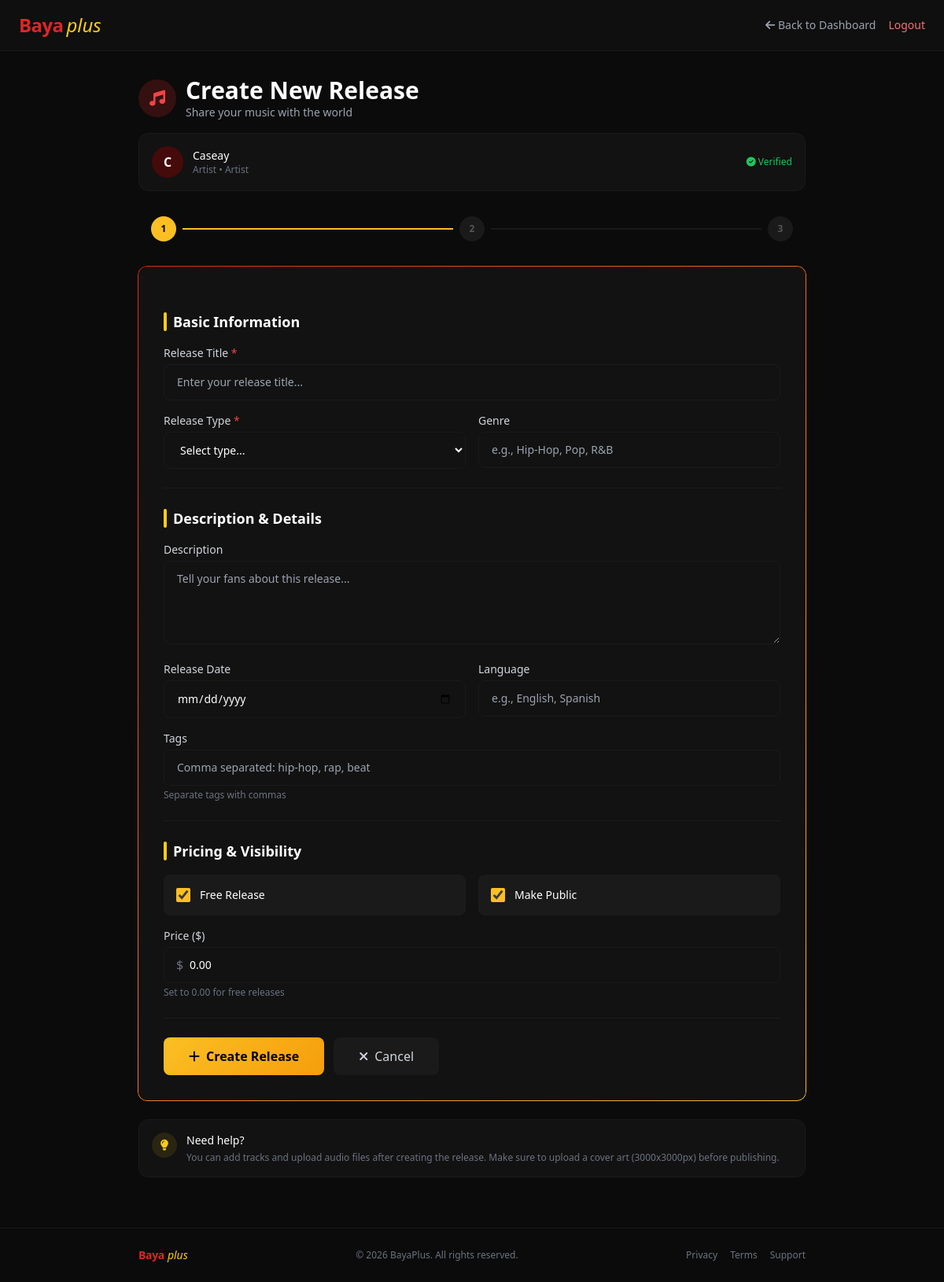
Screenshot of /bayaplus/staff/create-release/ (signed in) with the database file from the repository.
### base/models.py (models this page shows, shortened)
class UserProfile(models.Model):
    ROLES = (
        ('Artist', 'Artist'),
        ('Fan', 'Fan'),
    )
    user = models.OneToOneField(User, on_delete=models.CASCADE)
    role = models.CharField(max_length=10, choices=ROLES, blank=False)
    artist_name = models.CharField(max_length=50, unique=True, blank=True, null=True)
    email_verified = models.BooleanField(default=False)
    payment_verified = models.BooleanField(default=False)
    bio = models.TextField(blank=True, null=True, max_length=500)
    avatar = models.ImageField(upload_to='avatars/', blank=True, null=True)
    instagram = models.URLField(blank=True, null=True, max_length=200)
    twitter = models.URLField(blank=True, null=True, max_length=200)
    tiktok = models.URLField(blank=True, null=True, max_length=200)
    youtube = models.URLField(blank=True, null=True, max_length=200)
    spotify = models.URLField(blank=True, null=True, max_length=200)
    apple_music = models.URLField(blank=True, null=True, max_length=200)
    soundcloud = models.URLField(blank=True, null=True, max_length=200)
    facebook = models.URLField(blank=True, null=True, max_length=200)
    website = models.URLField(blank=True, null=True, max_length=200)

class User(AbstractUser):
    fullname = models.CharField(max_length=50, blank=False, null=False)
    email = models.EmailField(max_length=254, unique=True, blank=False)
    username = models.CharField(max_length=50, unique=True, blank=False, null=False)
    date_joined = models.DateTimeField(auto_now_add=True)

### base/views.py (the view)
    def wrapper(request, *args, **kwargs):
        if not request.user.is_authenticated:
            return redirect('login')
        try:
            profile = UserProfile.objects.get(user=request.user)
            if profile.role != 'Artist':
                messages.error(request, "Access denied. Only artists can access this page.")
                if profile.role == 'Fan':
                    return redirect('fanboard')
                return redirect('index')
        except UserProfile.DoesNotExist:
            messages.error(request, "Please create a profile first.")
            return redirect('choose-profile')
        return view_func(request, *args, **kwargs)

### templates/releases/create_release.html (shortened to what this page needs)
<!DOCTYPE html>
<html lang="en">
<head>
    <script src="https://cdn.tailwindcss.com"></script>
    <link rel="stylesheet" href="https://cdnjs.cloudflare.com/ajax/libs/font-awesome/6.4.0/css/all.min.css">
</head>
<body class="bg-[#0b0b0b] text-white font-sans min-h-screen">
    <header class="bg-[#0f0f0f] border-b border-[#1a1a1a] px-4 sm:px-6 py-4 sticky top-0 z-50">
        <div class="container mx-auto max-w-7xl flex justify-between items-center">
            <a href="{% url 'index' %}" class="flex items-center gap-1">
                <span class="text-red-600 text-2xl font-bold tracking-tight">Baya</span>
                <span class="text-yellow-400 text-2xl font-light italic">plus</span>
            </a>
            <div class="flex items-center gap-4">
                <a href="{% url 'artistboard' %}" class="text-gray-400 hover:text-white text-sm">
                    <i class="fa-solid fa-arrow-left"></i> Back to Dashboard
                </a>
                <a href="{% url 'logout' %}" class="text-red-400 hover:text-red-300 text-sm">Logout</a>
            </div>
        </div>
    </header>
    <main class="container mx-auto max-w-4xl px-4 sm:px-6 py-8">
        <div class="mb-8">
            <div class="flex items-center gap-3 mb-2">
                <div class="w-12 h-12 rounded-full bg-red-600/20 flex items-center justify-center text-red-500">
                    <i class="fa-solid fa-music text-xl"></i>
                </div>
                <div>
                    <h1 class="text-2xl sm:text-3xl font-black">Create New Release</h1>
                    <p class="text-gray-400 text-sm">Share your music with the world</p>
                </div>
            </div>
            <div class="bg-[#121212] rounded-xl p-4 border border-[#1a1a1a] mt-4">
                <div class="flex items-center gap-3">
                    <div class="w-10 h-10 rounded-full bg-red-950 flex items-center justify-center text-white font-bold">
                        {{ artist_profile.artist_name|default:request.user.username|first|upper }}
                    </div>
                    <div>
                        <p class="text-sm font-medium">{{ artist_profile.artist_name|default:request.user.username }}</p>
                        <p class="text-xs text-gray-500">Artist • {{ artist_profile.role }}</p>
                    </div>
                    <span class="ml-auto text-xs text-green-500">
                        <i class="fa-solid fa-circle-check"></i> Verified
                    </span>
                </div>
            </div>
        </div>
        <div class="step-indicator mb-8 px-4">
            <div class="step-dot active">1</div>
            <div class="step-line active"></div>
            <div class="step-dot inactive">2</div>
            <div class="step-line"></div>
            <div class="step-dot inactive">3</div>
        </div>
        <div class="gradient-border p-6 sm:p-8">
            <form method="POST" enctype="multipart/form-data" class="space-y-6">
                <div>
                    <h2 class="text-lg font-bold mb-4 flex items-center gap-2">
                        <span class="w-1 h-6 bg-yellow-400 rounded-full"></span>
                        Basic Information
                    </h2>
                    <div class="space-y-4">
                        <div>
                            <label for="title" class="block text-sm font-medium text-gray-300 mb-1">
                                Release Title <span class="text-red-500">*</span>
                            </label>
                            <input type="text" name="title" id="title"
                                   placeholder="Enter your release title..."
                                   class="w-full px-4 py-3 rounded-lg text-sm"
                                   required>
                        </div>
                        <div class="grid grid-cols-1 md:grid-cols-2 gap-4">
                            <div>
                                <label for="release_type" class="block text-sm font-medium text-gray-300 mb-1">
                                    Release Type <span class="text-red-500">*</span>
                                </label>
                                <select name="release_type" id="release_type" class="w-full px-4 py-3 rounded-lg text-sm" required>
                                    <option value="">Select type...</option>
                                </select>
                            </div>
                            <div>
                                <label for="genre" class="block text-sm font-medium text-gray-300 mb-1">
                                    Genre
                                </label>
                                <input type="text" name="genre" id="genre"
                                       placeholder="e.g., Hip-Hop, Pop, R&B"
                                       class="w-full px-4 py-3 rounded-lg text-sm">
                            </div>
                        </div>
                    </div>
                </div>
                <div class="border-t border-[#1a1a1a] pt-6">
                    <h2 class="text-lg font-bold mb-4 flex items-center gap-2">
                        <span class="w-1 h-6 bg-yellow-400 rounded-full"></span>
                        Description & Details
                    </h2>
                    <div class="space-y-4">
                        <div>
                            <label for="description" class="block text-sm font-medium text-gray-300 mb-1">
                                Description
                            </label>
                            <textarea name="description" id="description" rows="4"
                                      placeholder="Tell your fans about this release..."
                                      class="w-full px-4 py-3 rounded-lg text-sm resize-y"></textarea>
                        </div>
                        <div class="grid grid-cols-1 md:grid-cols-2 gap-4">
                            <div>
                                <label for="release_date" class="block text-sm font-medium text-gray-300 mb-1">
                                    Release Date
                                </label>
                                <input type="date" name="release_date" id="release_date"
                                       class="w-full px-4 py-3 rounded-lg text-sm">
                            </div>
                            <div>
                                <label for="language" class="block text-sm font-medium text-gray-300 mb-1">
                                    Language
                                </label>
                                <input type="text" name="language" id="language"
                                       placeholder="e.g., English, Spanish"
                                       class="w-full px-4 py-3 rounded-lg text-sm">
                            </div>
                        </div>
                        <div>
                            <label for="tags" class="block text-sm font-medium text-gray-300 mb-1">
                                Tags
                            </label>
                            <input type="text" name="tags" id="tags"
                                   placeholder="Comma separated: hip-hop, rap, beat"
                                   class="w-full px-4 py-3 rounded-lg text-sm">
                            <p class="text-xs text-gray-500 mt-1">Separate tags with commas</p>
                        </div>
                    </div>
                </div>
                <div class="border-t border-[#1a1a1a] pt-6">
                    <h2 class="text-lg font-bold mb-4 flex items-center gap-2">
                        <span class="w-1 h-6 bg-yellow-400 rounded-full"></span>
                        Pricing & Visibility
                    </h2>
                    <div class="space-y-4">
                        <div class="grid grid-cols-1 md:grid-cols-2 gap-4">
                            <div class="flex items-center gap-3 bg-[#1a1a1a] p-4 rounded-lg">
                                <input type="checkbox" name="is_free" id="is_free" checked class="form-checkbox">
                                <label for="is_free" class="text-sm font-medium cursor-pointer">
                                    Free Release
                                </label>
                            </div>
                            <div class="flex items-center gap-3 bg-[#1a1a1a] p-4 rounded-lg">
                                <input type="checkbox" name="is_public" id="is_public" checked class="form-checkbox">
                                <label for="is_public" class="text-sm font-medium cursor-pointer">
                                    Make Public
                                </label>
                            </div>
                        </div>
                        <div>
                            <label for="price" class="block text-sm font-medium text-gray-300 mb-1">
                                Price ($)
                            </label>
                            <div class="relative">
                                <span class="absolute left-4 top-1/2 -translate-y-1/2 text-gray-500">$</span>
                                <input type="number" name="price" id="price" step="0.01" min="0" value="0.00"
                                       class="w-full pl-8 pr-4 py-3 rounded-lg text-sm">
                            </div>
                            <p class="text-xs text-gray-500 mt-1">Set to 0.00 for free releases</p>
                        </div>
                    </div>
                </div>
                <div class="border-t border-[#1a1a1a] pt-6 flex flex-col sm:flex-row gap-3">
                    <button type="submit" class="btn-primary px-8 py-3 rounded-lg font-bold text-black flex items-center justify-center gap-2 w-full sm:w-auto">
                        <i class="fa-solid fa-plus"></i> Create Release
                    </button>
                    <a href="{% url 'artistboard' %}" class="btn-secondary px-8 py-3 rounded-lg font-medium text-gray-300 flex items-center justify-center gap-2 w-full sm:w-auto">
                        <i class="fa-solid fa-xmark"></i> Cancel
                    </a>
                </div>
            </form>
        </div>
        <div class="mt-6 bg-[#121212] rounded-xl p-4 border border-[#1a1a1a]">
            <div class="flex items-start gap-3">
                <div class="w-8 h-8 rounded-full bg-yellow-400/10 flex items-center justify-center text-yellow-400 shrink-0">
                    <i class="fa-solid fa-lightbulb text-sm"></i>
                </div>
                <div>
                    <h4 class="text-sm font-medium">Need help?</h4>
                    <p class="text-xs text-gray-500 mt-1">
                        You can add tracks and upload audio files after creating the release.
                        Make sure to upload a cover art (3000x3000px) before publishing.
                    </p>
                </div>
            </div>
        </div>
    </main>
    <footer class="border-t border-[#1a1a1a] py-6 mt-8">
        <div class="container mx-auto max-w-4xl px-4 sm:px-6">
            <div class="flex flex-col sm:flex-row justify-between items-center gap-4">
                <div class="flex items-center gap-1">
                    <span class="text-red-600 text-sm font-bold tracking-tight">Baya</span>
                    <span class="text-yellow-400 text-sm font-light italic">plus</span>
                </div>
                <p class="text-gray-500 text-xs">
                    © 2026 BayaPlus. All rights reserved.
                </p>
                <div class="flex gap-4 text-gray-500 text-xs">
                    <a href="#" class="hover:text-gray-300">Privacy</a>
                    <a href="#" class="hover:text-gray-300">Terms</a>
                    <a href="#" class="hover:text-gray-300">Support</a>
                </div>
            </div>
        </div>
    </footer>
</body>
</html>

### rows the page displays
UserProfile: artist_name|first "C", artist_name "Caseay", role "Artist"
